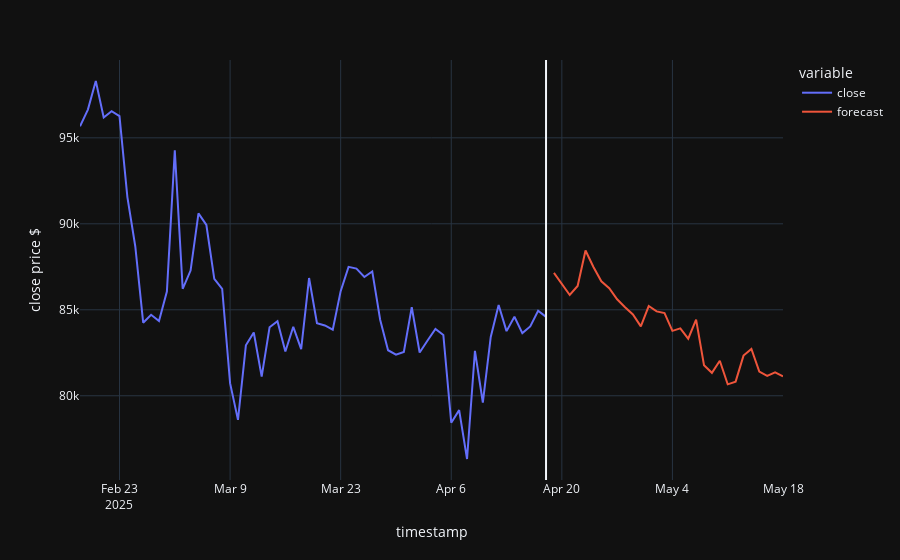

Here is the notebook cell this chart was saved with:
### Code cell
# plot most recent 30 days with 30 day forecast
last_month = btc_5y_close_df_30_lag.loc[btc_5y_close_df_30_lag.index[-60:], ['close']]

last_month_pred = pd.concat([last_month, forecasts])
# last_month_pred

fig = px.line(last_month_pred, x=last_month_pred.index, y=['close', 'forecast'], template='plotly_dark', labels={"value": "close price $"})
fig.add_vline(x=last_month.index[-1])
fig.show()
